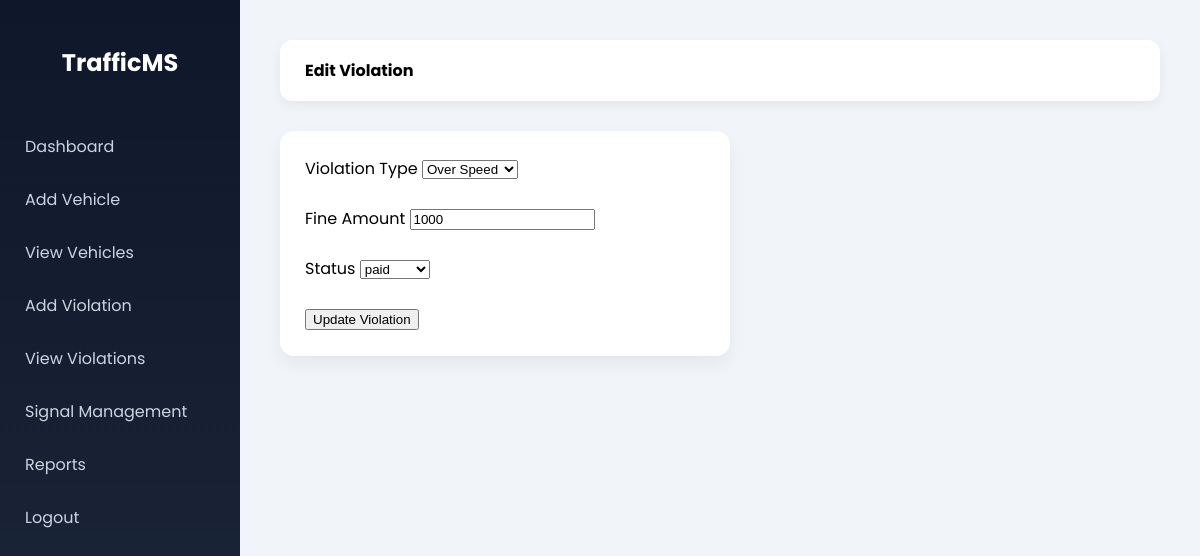
Screenshot of /edit_violation.php?id=6 (signed in) with the database file from the repository.
### tables this page shows
CREATE TABLE `violation` (
  `violation_id` int(11) NOT NULL,
  `vehicle_id` int(11) DEFAULT NULL,
  `violation_type` varchar(50) DEFAULT NULL,
  `violation_date` date DEFAULT NULL,
  `violation_time` time DEFAULT NULL,
  `recorded_by` int(11) DEFAULT NULL,
  `fine_amount` int(11) DEFAULT NULL,
  `payment_status` varchar(20) DEFAULT 'pending',
  `payment_date` date DEFAULT NULL,
  `due_date` date DEFAULT NULL
);

### edit_violation.php (the view, shortened to what this page needs)
<?php
include("../includes/db.php");
include("../includes/header.php");
include("../includes/sidebar.php");
$id = $_GET['id'];
$result = mysqli_query($conn,"SELECT * FROM violation WHERE violation_id='$id'");
$row = mysqli_fetch_assoc($result);
?>
<div class="content">
<div class="topbar">
    <strong>Edit Violation</strong>
</div>
<form method="post" class="card" style="width:400px;">
<label>Violation Type</label>
<select name="violation_type">
    <option <?php if($row['violation_type']=="Over Speed") echo "selected"; ?>>Over Speed</option>
</select><br><br>
<label>Fine Amount</label>
<input type="number" name="fine_amount"
value="<?php echo $row['fine_amount']; ?>" required><br><br>
<label>Status</label>
<select name="payment_status">
    <option <?php if($row['payment_status']=="paid") echo "selected"; ?>>paid</option>
</select><br><br>
<button type="submit" name="update">Update Violation</button>
</form>
</div>
</body>
</html>

### header.php (style rules this page uses)
body { margin: 0; font-family: 'Poppins', sans-serif; background: #f1f5f9; opacity: 0; animation: fadeIn 0.4s ease-in forwards; }
.content { margin-left: 240px; padding: 40px; }
.topbar { background: white; padding: 18px 25px; border-radius: 12px; box-shadow: 0 4px 12px rgba(0,0,0,0.06); margin-bottom: 30px; display: flex; justify-content: space-between; }
.card { background: white; padding: 25px; border-radius: 14px; box-shadow: 0 8px 18px rgba(0,0,0,0.06); transition: 0.3s; }

### rows the page displays
violation: violation_type "Over Speed", fine_amount "1000", payment_status "paid"
